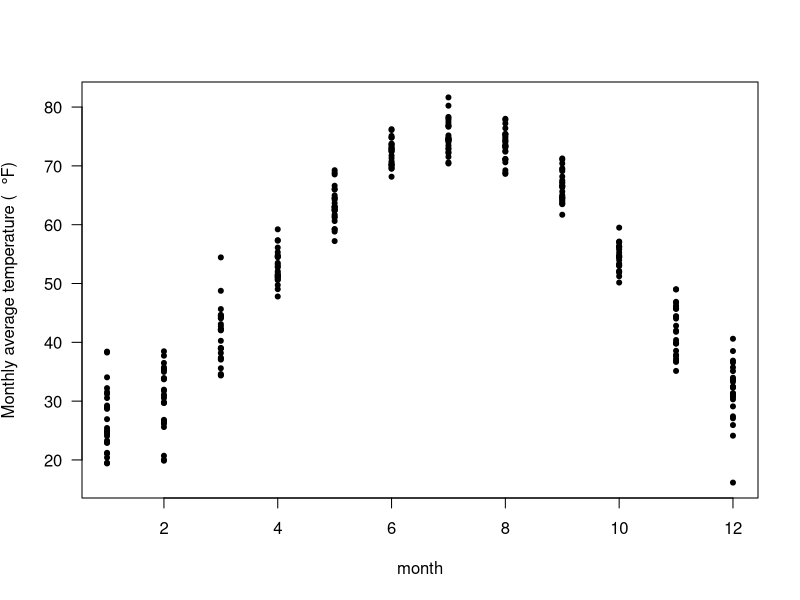
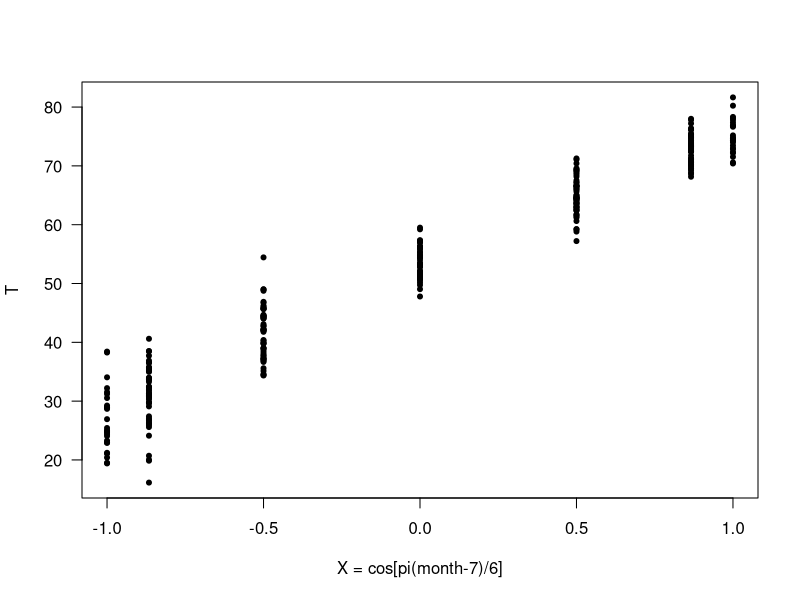
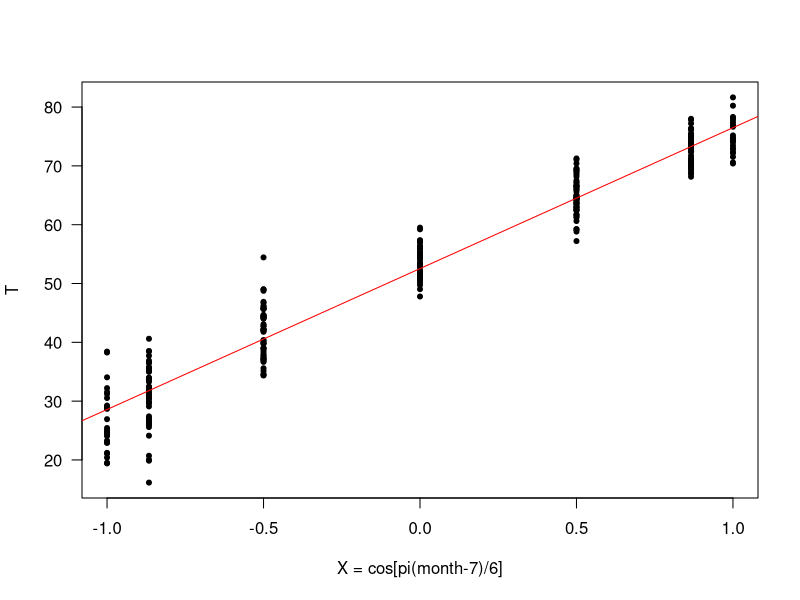
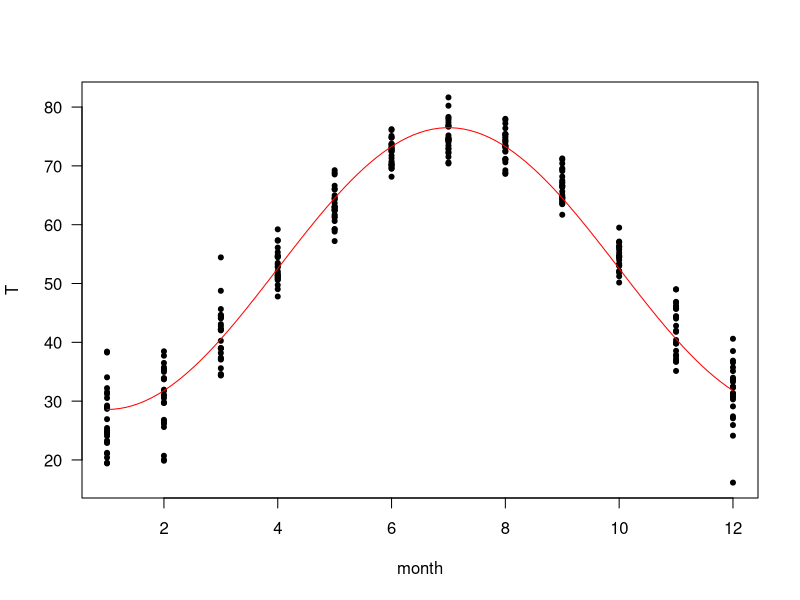
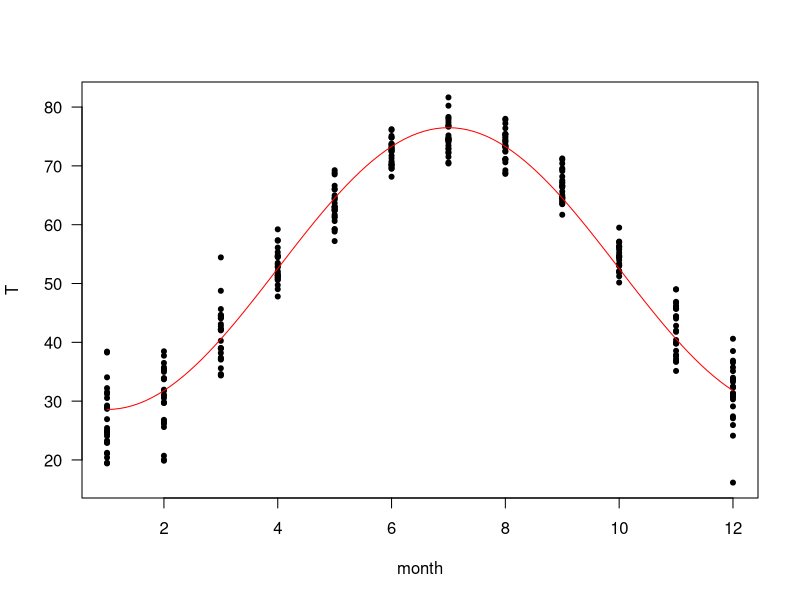
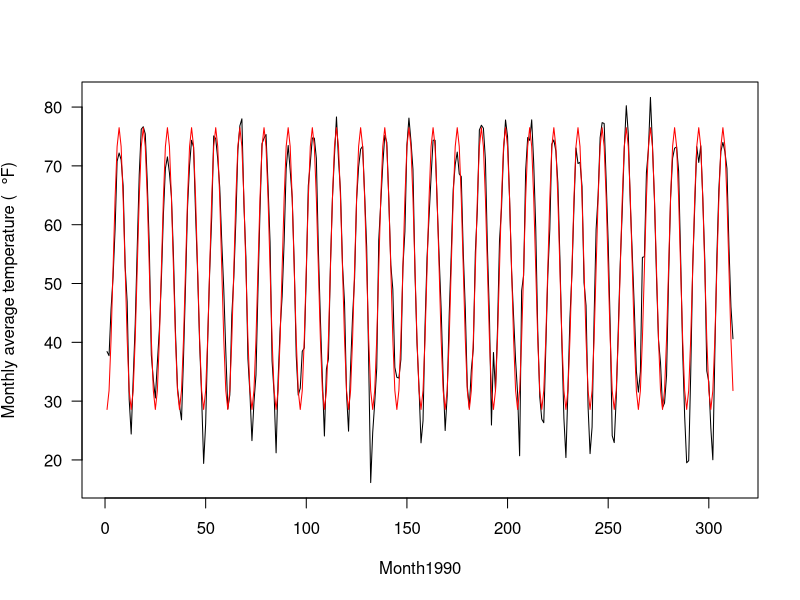
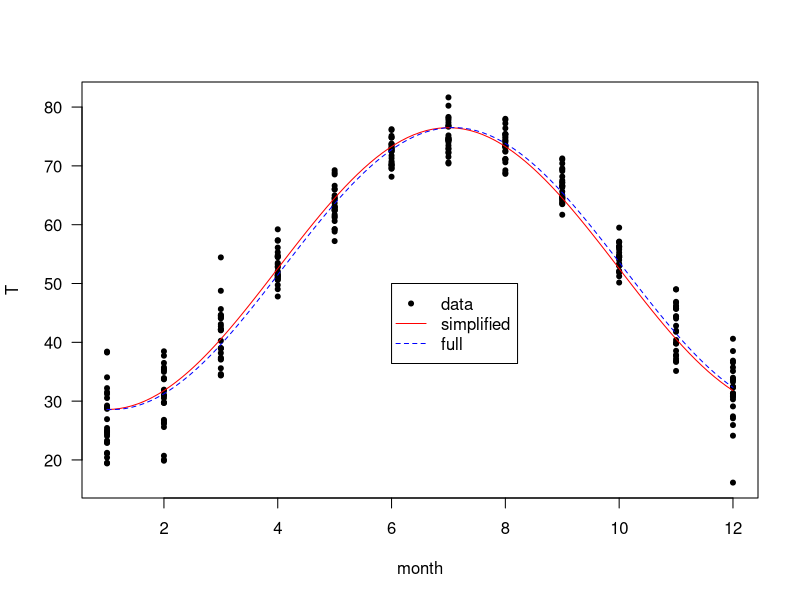
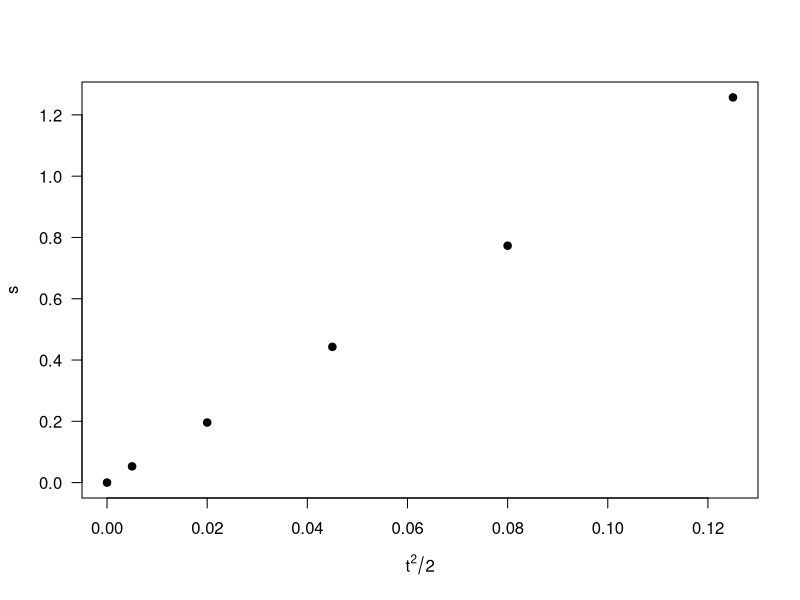

Write the R code that produced these figures, in order.
## ---- chunk 1
knitr::opts_chunk$set(comment = NA)
## ---- chunk 2
cmi <- read.csv("cmi_aveTemperature.csv")
## ---- chunk 3
plot(T_ave ~ month, data=cmi, las=1, pch=20, 
     ylab=expression(paste("Monthly average temperature (  ",degree,"F)")))
## ---- chunk 4
plot(T_ave ~ cos(pi/6*(month-7)), data=cmi, ylab="T",las=1,pch=20, 
     xlab="X = cos[pi(month-7)/6]")
## ---- chunk 5
fit1 <- lm(T_ave ~ cos(pi/6*(month-7)), data=cmi)
summary(fit1)
## ---- chunk 6
mean(cmi$T_ave)
## ---- chunk 7
plot(T_ave ~ cos(pi/6*(month-7)), data=cmi, ylab="T",las=1,pch=20, 
     xlab="X = cos[pi(month-7)/6]")
# Recall: abline(fit1) can be used to add the regression line to the plot
abline(fit1, col="red")
## ---- chunk 8
# Recall: the fitted coefficients are stored in the vector fit1$coefficients
T0 <- fit1$coefficients[1]
A <- fit1$coefficients[2]
plot(T_ave ~ month, data=cmi, ylab="T",las=1,pch=20, xlab="month")
curve(T0+A*cos(pi/6*(x-7)), col="red", add=TRUE)
## ---- chunk 9
# Create 100 points equally spaced between 1 and 12
mon_pts <- seq(1,12,length.out=100)

# Calculate predicted T for the 100 points 
fitted.T <- predict(fit1, newdata=data.frame(month=mon_pts))

plot(T_ave ~ month, data=cmi, ylab="T",las=1,pch=20, xlab="month")
# add the predicted curve
lines(mon_pts,fitted.T,col="red")
## ---- chunk 10
cmi$Month1990 <- cmi$month + (cmi$year-1990)*12
## ---- chunk 11
plot(T_ave ~ Month1990, data=cmi, type='l',las=1, 
     ylab=expression(paste("Monthly average temperature (  ",degree,"F)")))
# Recall: the fitted values are stored in the vector fit1$fitted.values
lines(fit1$fitted.values ~ cmi$Month1990, col="red")
## ---- chunk 12
fit2 <- lm(T_ave ~ cos(pi/6*month) + sin(pi/6*month), data=cmi)
summary(fit2)
## ---- chunk 13
predict(fit2, newdata=data.frame(month = 4))
## ---- chunk 14
fit2$coef[1] + fit2$coef[2]*cos(pi/6*4) + fit2$coef[3]*sin(pi/6*4)
## ---- chunk 15
plot(T_ave ~ month, data=cmi, ylab="T",las=1,pch=20, xlab="month")
curve(T0+A*cos(pi/6*(x-7)), col="red", add=TRUE)
curve(fit2$coef[1] + fit2$coef[2]*cos(pi/6*x) + fit2$coef[3]*sin(pi/6*x), 
      col="blue", lty=2, add=TRUE)
legend(6,50,c("data","simplified","full"), pch=c(20,-1,-1),
       col=c("black","red","blue"), lty=0:2)
## ---- chunk 16
t <- seq(0,0.5,0.1)
s <- c(0,0.053,0.196,0.443,0.773, 1.257)
## ---- chunk 17
plot(s ~ I(t^2/2), pch=19, xlab=expression(t^2/2), ylab="s",las=1)
## ---- chunk 18
fit <- lm(s ~ I(t^2/2))
summary(fit)
## ---- chunk 19
confint(fit, "I(t^2/2)")
## ---- chunk 20
t <- seq(0,200,10)
P <- c(1, 1.67, 2.64, 4.45, 7.27, 10.56, 15.18, 23.45, 30.14, 36.83, 42.93, 
       44.09, 44.98, 45.37, 45.08, 45.25, 45.35, 45.58, 44.84, 45.39, 45.01)
## ---- chunk 21
plot(P ~ t, pch=19, las=1, xlab="t (minutes)", ylab="Population density")
## ---- chunk 22
n <- length(P) # number of data points in P
x <- P[-n] # remove the last element from P; x has one less element than P
y <- rep(NA, n-1) # initial y to a vector of NAs of length n-1
# Calculate y
for (i in 1:(n-1)) {
  y[i] <- (P[i+1]-P[i])/P[i]
}
## ---- chunk 23
y <- (P[-1]-P[-n])/P[-n]
## ---- chunk 24
plot(y ~ x, pch=19, las=1)
## ---- chunk 25
fit <- lm(y ~ x)
summary(fit)
## ---- chunk 26
confint(fit)
## ---- chunk 27
plot(y ~ x, pch=19, las=1)
abline(fit, col="red")
## ---- chunk 28
P.fitted <- rep(NA,n) # Initialize P.fitted
P.fitted[1] <- 1
for (i in 1:(n-1)) {
  P.fitted[i+1] = P.fitted[i]*(1+fit$fitted.values[i])
}
## ---- chunk 29
P.fitted <- cumprod( c(1, 1+fit$fitted.values) )
## ---- chunk 30
plot(P ~ t, pch=20, las=1, xlab="t (minutes)",ylab="Population density")
lines(P.fitted ~ t, col="blue")
legend(120,30,c("data","fitted line"),col=c("black","blue"), pch=c(20,-1), lty=0:1)
## ---- chunk 31
# Mh = 6/pi*atan2(beta2, beta1); beta2 is stored in fit2$coefficients[3] and 
# beta1 is stored in fit2$coefficients[2]
Mh <- 6/pi*atan2(fit2$coefficients[3],fit2$coefficients[2])
Mh
## ---- chunk 32
## Calculate parameters that need only be computed once 
ny <- length(y)
# residual standard error of the linear model
res <- summary(lm(y ~ x))$sigma 

# mean, standard deviation and Z-score of x
mean_x <- mean(x)
stdx <- sd(x)*sqrt((ny-1)/ny)  
Zx <- (x-mean_x)/stdx 

# Define a function that adds random normal noise to y, fit a linear model 
# and extract the parameters r and Pmax
find_paras <- function(y, ny, Zx, res, mean_x, stdx) {
  # Add a normal random noise of mean 0 and sd=res to y
  yn <- y + rnorm(ny, sd=res)
  
  # Fit a linear model. Instead of using lm(), we do it using the 
  # formula slope = cor(x,y) * stdy/stdx since many parameters 
  # in the formula are fixed and only need to be computed once
  mean_yn <- sum(yn)/ny
  stdy <- sqrt(sum((yn - mean_yn)^2)/ny)
  Zy <- (yn - mean_yn)/stdy # Z score of y
  cor_xy <- sum(Zx*Zy)/ny # cor(x,y)
  slope <- cor_xy * stdy/stdx
  
  # Extract r and Pmax: r = intercept, Pmax = -r/slope
  r <- mean_yn - slope*mean_x 
  Pmax <- -r/slope
  output <- c(r, Pmax)
  names(output) <- c("r","Pmax")
  output
}

# Perform simulation with 100,000 experiments
set.seed(3472651)
paras <- replicate(1e5, find_paras(y, ny, Zx, res, mean_x, stdx))
## ---- chunk 33
CI_r <- quantile(paras["r",], probs=c(0.025, 0.975))
CI_Pmax <- quantile(paras["Pmax",], probs=c(0.025, 0.975))
CI_r
CI_Pmax
